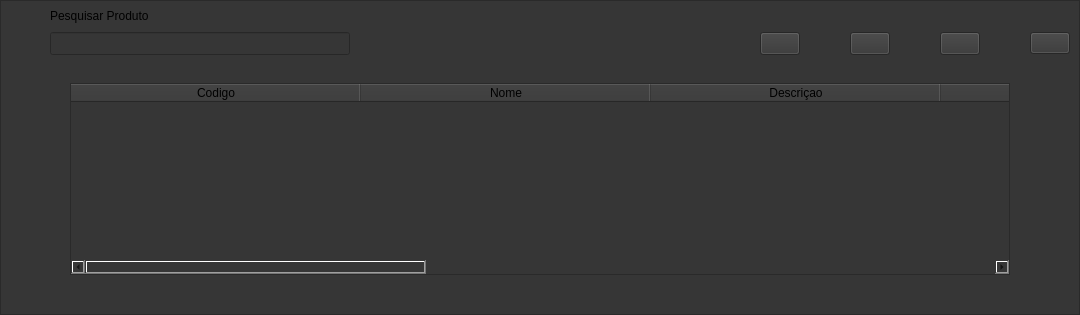
        <widget class="QWidget" name="produto">
         <layout class="QHBoxLayout" name="horizontalLayout_28">
          <property name="leftMargin">
           <number>0</number>
          </property>
          <property name="topMargin">
           <number>0</number>
          </property>
          <property name="rightMargin">
           <number>0</number>
          </property>
          <property name="bottomMargin">
           <number>0</number>
          </property>
          <item>
           <widget class="QFrame" name="frame_6">
            <property name="sizePolicy">
             <sizepolicy hsizetype="Preferred" vsizetype="MinimumExpanding">
              <horstretch>0</horstretch>
              <verstretch>0</verstretch>
             </sizepolicy>
            </property>
            <property name="maximumSize">
             <size>
              <width>1920</width>
              <height>1080</height>
             </size>
            </property>
            <property name="styleSheet">
             <string notr="true">background-color: rgb(54, 54, 54);</string>
            </property>
            <property name="frameShape">
             <enum>QFrame::StyledPanel</enum>
            </property>
            <property name="frameShadow">
             <enum>QFrame::Raised</enum>
            </property>
            <layout class="QVBoxLayout" name="verticalLayout_12">
             <property name="topMargin">
              <number>5</number>
             </property>
             <item>
              <layout class="QHBoxLayout" name="horizontalLayout_25">
               <item>
                <spacer name="horizontalSpacer_15">
                 <property name="orientation">
                  <enum>Qt::Horizontal</enum>
                 </property>
                 <property name="sizeType">
                  <enum>QSizePolicy::Fixed</enum>
                 </property>
                 <property name="sizeHint" stdset="0">
                  <size>
                   <width>40</width>
                   <height>20</height>
                  </size>
                 </property>
                </spacer>
               </item>
               <item>
                <widget class="QLabel" name="label_5">
                 <property name="sizePolicy">
                  <sizepolicy hsizetype="Preferred" vsizetype="Preferred">
                   <horstretch>0</horstretch>
                   <verstretch>0</verstretch>
                  </sizepolicy>
                 </property>
                 <property name="font">
                  <font>
                   <pointsize>9</pointsize>
                  </font>
                 </property>
                 <property name="text">
                  <string>Pesquisar Produto</string>
                 </property>
                </widget>
               </item>
              </layout>
             </item>
             <item>
              <layout class="QHBoxLayout" name="horizontalLayout_26">
               <property name="spacing">
                <number>10</number>
               </property>
               <property name="topMargin">
                <number>0</number>
               </property>
               <property name="bottomMargin">
                <number>22</number>
               </property>
               <item>
                <spacer name="horizontalSpacer_16">
                 <property name="orientation">
                  <enum>Qt::Horizontal</enum>
                 </property>
                 <property name="sizeType">
                  <enum>QSizePolicy::Fixed</enum>
                 </property>
                 <property name="sizeHint" stdset="0">
                  <size>
                   <width>40</width>
                   <height>20</height>
                  </size>
                 </property>
                </spacer>
               </item>
               <item>
                <widget class="QLineEdit" name="search_product">
                 <property name="sizePolicy">
                  <sizepolicy hsizetype="Preferred" vsizetype="Minimum">
                   <horstretch>0</horstretch>
                   <verstretch>0</verstretch>
                  </sizepolicy>
                 </property>
                 <property name="minimumSize">
                  <size>
                   <width>300</width>
                   <height>0</height>
                  </size>
                 </property>
                 <property name="font">
                  <font>
                   <pointsize>10</pointsize>
                  </font>
                 </property>
                </widget>
               </item>
               <item>
                <spacer name="horizontalSpacer_17">
                 <property name="orientation">
                  <enum>Qt::Horizontal</enum>
                 </property>
                 <property name="sizeType">
                  <enum>QSizePolicy::Fixed</enum>
                 </property>
                 <property name="sizeHint" stdset="0">
                  <size>
                   <width>400</width>
                   <height>20</height>
                  </size>
                 </property>
                </spacer>
               </item>
               <item>
                <layout class="QHBoxLayout" name="horizontalLayout_27">
                 <property name="spacing">
                  <number>50</number>
                 </property>
                 <item>
                  <widget class="QPushButton" name="new_product">
                   <property name="sizePolicy">
                    <sizepolicy hsizetype="Preferred" vsizetype="Preferred">
                     <horstretch>0</horstretch>
                     <verstretch>0</verstretch>
                    </sizepolicy>
                   </property>
                   <property name="minimumSize">
                    <size>
                     <width>0</width>
                     <height>0</height>
                    </size>
                   </property>
                   <property name="text">
                    <string/>
                   </property>
                   <property name="icon">
                    <iconset>
                     <normaloff>:/Icons/add_cliente.png</normaloff>:/Icons/add_cliente.png</iconset>
                   </property>
                   <property name="iconSize">
                    <size>
                     <width>32</width>
                     <height>32</height>
                    </size>
                   </property>
                  </widget>
                 </item>
                 <item>
                  <widget class="QPushButton" name="edit_product">
                   <property name="sizePolicy">
                    <sizepolicy hsizetype="Preferred" vsizetype="Preferred">
                     <horstretch>0</horstretch>
                     <verstretch>0</verstretch>
                    </sizepolicy>
                   </property>
                   <property name="text">
                    <string/>
                   </property>
                   <property name="icon">
                    <iconset>
                     <normaloff>:/Icons/editar.png</normaloff>:/Icons/editar.png</iconset>
                   </property>
                   <property name="iconSize">
                    <size>
                     <width>32</width>
                     <height>32</height>
                    </size>
                   </property>
                  </widget>
                 </item>
                 <item>
                  <widget class="QPushButton" name="delete_product">
                   <property name="sizePolicy">
                    <sizepolicy hsizetype="Minimum" vsizetype="Preferred">
                     <horstretch>0</horstretch>
                     <verstretch>0</verstretch>
                    </sizepolicy>
                   </property>
                   <property name="text">
                    <string/>
                   </property>
                   <property name="icon">
                    <iconset>
                     <normaloff>:/Icons/Limpar.png</normaloff>:/Icons/Limpar.png</iconset>
                   </property>
                   <property name="iconSize">
                    <size>
                     <width>32</width>
                     <height>32</height>
                    </size>
                   </property>
                  </widget>
                 </item>
                 <item>
                  <widget class="QPushButton" name="back_10">
                   <property name="text">
                    <string/>
                   </property>
                   <property name="icon">
                    <iconset>
                     <normaloff>:/Icons/back.png</normaloff>:/Icons/back.png</iconset>
                   </property>
                   <property name="iconSize">
                    <size>
                     <width>32</width>
                     <height>32</height>
                    </size>
                   </property>
                  </widget>
                 </item>
                </layout>
               </item>
              </layout>
             </item>
             <item>
              <layout class="QVBoxLayout" name="verticalLayout_13">
               <property name="leftMargin">
                <number>60</number>
               </property>
               <property name="topMargin">
                <number>0</number>
               </property>
               <property name="rightMargin">
                <number>60</number>
               </property>
               <property name="bottomMargin">
                <number>30</number>
               </property>
               <item>
                <widget class="QTableWidget" name="table_produto">
                 <property name="sizePolicy">
                  <sizepolicy hsizetype="Preferred" vsizetype="MinimumExpanding">
                   <horstretch>0</horstretch>
                   <verstretch>0</verstretch>
                  </sizepolicy>
                 </property>
                 <property name="font">
                  <font>
                   <pointsize>12</pointsize>
                  </font>
                 </property>
                 <property name="editTriggers">
                  <set>QAbstractItemView::NoEditTriggers</set>
                 </property>
                 <property name="columnCount">
                  <number>8</number>
                 </property>
                 <attribute name="horizontalHeaderCascadingSectionResizes">
                  <bool>false</bool>
                 </attribute>
                 <attribute name="horizontalHeaderMinimumSectionSize">
                  <number>290</number>
                 </attribute>
                 <attribute name="horizontalHeaderDefaultSectionSize">
                  <number>290</number>
                 </attribute>
                 <attribute name="horizontalHeaderShowSortIndicator" stdset="0">
                  <bool>false</bool>
                 </attribute>
                 <attribute name="horizontalHeaderStretchLastSection">
                  <bool>true</bool>
                 </attribute>
                 <attribute name="verticalHeaderVisible">
                  <bool>false</bool>
                 </attribute>
                 <column>
                  <property name="text">
                   <string>Codigo</string>
                  </property>
                 </column>
                 <column>
                  <property name="text">
                   <string>Nome</string>
                  </property>
                 </column>
                 <column>
                  <property name="text">
                   <string>Descriçao</string>
                  </property>
                 </column>
                 <column>
                  <property name="text">
                   <string>Valor</string>
                  </property>
                 </column>
                 <column>
                  <property name="text">
                   <string>Estoque</string>
                  </property>
                 </column>
                 <column>
                  <property name="text">
                   <string>Categoria</string>
                  </property>
                 </column>
                 <column>
                  <property name="text">
                   <string>Grupo</string>
                  </property>
                 </column>
                 <column>
                  <property name="text">
                   <string>Data</string>
                  </property>
                 </column>
                </widget>
               </item>
              </layout>
             </item>
            </layout>
           </widget>
          </item>
         </layout>
        </widget>
